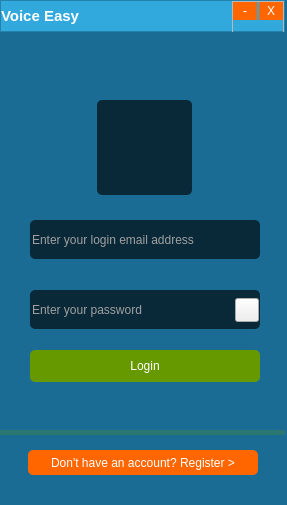
<?xml version="1.0" encoding="UTF-8"?>
<ui version="4.0">
 <class>Qpid::LoginDialog</class>
 <widget class="QDialog" name="Qpid::LoginDialog">
  <property name="geometry">
   <rect>
    <x>0</x>
    <y>0</y>
    <width>287</width>
    <height>505</height>
   </rect>
  </property>
  <property name="minimumSize">
   <size>
    <width>287</width>
    <height>505</height>
   </size>
  </property>
  <property name="maximumSize">
   <size>
    <width>287</width>
    <height>505</height>
   </size>
  </property>
  <property name="cursor">
   <cursorShape>ArrowCursor</cursorShape>
  </property>
  <property name="windowTitle">
   <string>QpidPhone Login</string>
  </property>
  <property name="windowOpacity">
   <double>1.000000000000000</double>
  </property>
  <property name="styleSheet">
   <string notr="true">#frameCaption {
	background: rgb(49,169,221);
}

QDialog {
	background: rgb(26,108,149);
}

#labelLogo {
	background: rgb(9,41,57);
	border-radius: 5px;
}

QLineEdit {
	background: rgb(9,41,57);
	border-radius: 5px;
	color: rgb(160,160,160);
}

QPushButton {
	color: rgb(255,255,255);
}

#pushButtonLogin {
	border-radius: 5px;
	background: rgb(102,153,0);
}

#pushButtonLogin:pressed {
	border-radius: 5px;
	background: rgb(100,140,0);
}

#pushButtonCreate {
	border-radius: 5px;
	background: rgb(255,102,0);
}

#pushButtonCreate:pressed {
	border-radius: 5px;
	background: rgb(200,90,0);
}

#pushButtonMinimize {
	border-radius: 0px;
	background: rgb(255,102,0);
}

#pushButtonMinimize:pressed {
	border-radius: 0px;
	background: rgb(200,90,0);
}

#pushButtonClose {
	border-radius: 0px;
	background: rgb(255,102,0);
}

#pushButtonClose:pressed {
	border-radius: 0px;
	background: rgb(200,90,0);
}

#labelSplitter {
	background: rgb(42,118,113);
}

#labelTitle {
	color: rgb(255,255,255);
	font-size: 15px;
	font-weight: bold;
}

#lineEditPassword {
	padding-right: 24px;
}

#pushButtonForget {
	border-image: url(:/images/ui/forget_pwd.png);
}

#pushButtonForget:pressed {
	position: relative;
	top: 2px; left: 2px; /* shift the arrow by 2 px */
}</string>
  </property>
  <widget class="QLabel" name="labelLogo">
   <property name="geometry">
    <rect>
     <x>97</x>
     <y>100</y>
     <width>95</width>
     <height>95</height>
    </rect>
   </property>
   <property name="minimumSize">
    <size>
     <width>95</width>
     <height>95</height>
    </size>
   </property>
   <property name="maximumSize">
    <size>
     <width>95</width>
     <height>95</height>
    </size>
   </property>
   <property name="text">
    <string/>
   </property>
  </widget>
  <widget class="Qpid::SmartEdit" name="lineEditAccount">
   <property name="geometry">
    <rect>
     <x>30</x>
     <y>220</y>
     <width>230</width>
     <height>39</height>
    </rect>
   </property>
   <property name="minimumSize">
    <size>
     <width>230</width>
     <height>39</height>
    </size>
   </property>
   <property name="maximumSize">
    <size>
     <width>230</width>
     <height>39</height>
    </size>
   </property>
   <property name="inputMask">
    <string/>
   </property>
   <property name="text">
    <string>Enter your login email address</string>
   </property>
   <property name="alignment">
    <set>Qt::AlignLeading|Qt::AlignLeft|Qt::AlignVCenter</set>
   </property>
  </widget>
  <widget class="Qpid::SmartEdit" name="lineEditPassword">
   <property name="geometry">
    <rect>
     <x>30</x>
     <y>290</y>
     <width>230</width>
     <height>39</height>
    </rect>
   </property>
   <property name="minimumSize">
    <size>
     <width>230</width>
     <height>39</height>
    </size>
   </property>
   <property name="maximumSize">
    <size>
     <width>230</width>
     <height>39</height>
    </size>
   </property>
   <property name="inputMask">
    <string/>
   </property>
   <property name="text">
    <string>Enter your password</string>
   </property>
   <property name="echoMode">
    <enum>QLineEdit::Normal</enum>
   </property>
   <property name="alignment">
    <set>Qt::AlignLeading|Qt::AlignLeft|Qt::AlignVCenter</set>
   </property>
  </widget>
  <widget class="QPushButton" name="pushButtonLogin">
   <property name="geometry">
    <rect>
     <x>30</x>
     <y>350</y>
     <width>230</width>
     <height>32</height>
    </rect>
   </property>
   <property name="minimumSize">
    <size>
     <width>230</width>
     <height>32</height>
    </size>
   </property>
   <property name="maximumSize">
    <size>
     <width>230</width>
     <height>32</height>
    </size>
   </property>
   <property name="text">
    <string>Login</string>
   </property>
   <property name="default">
    <bool>true</bool>
   </property>
  </widget>
  <widget class="QPushButton" name="pushButtonCreate">
   <property name="geometry">
    <rect>
     <x>28</x>
     <y>450</y>
     <width>230</width>
     <height>25</height>
    </rect>
   </property>
   <property name="minimumSize">
    <size>
     <width>230</width>
     <height>25</height>
    </size>
   </property>
   <property name="maximumSize">
    <size>
     <width>230</width>
     <height>25</height>
    </size>
   </property>
   <property name="text">
    <string>Don't have an account? Register &gt;</string>
   </property>
  </widget>
  <widget class="QLabel" name="labelSplitter">
   <property name="geometry">
    <rect>
     <x>0</x>
     <y>430</y>
     <width>285</width>
     <height>5</height>
    </rect>
   </property>
   <property name="minimumSize">
    <size>
     <width>285</width>
     <height>5</height>
    </size>
   </property>
   <property name="maximumSize">
    <size>
     <width>285</width>
     <height>5</height>
    </size>
   </property>
   <property name="text">
    <string/>
   </property>
  </widget>
  <widget class="QFrame" name="frameCaption">
   <property name="geometry">
    <rect>
     <x>0</x>
     <y>0</y>
     <width>285</width>
     <height>32</height>
    </rect>
   </property>
   <property name="minimumSize">
    <size>
     <width>285</width>
     <height>32</height>
    </size>
   </property>
   <property name="maximumSize">
    <size>
     <width>16777215</width>
     <height>32</height>
    </size>
   </property>
   <property name="frameShape">
    <enum>QFrame::StyledPanel</enum>
   </property>
   <property name="frameShadow">
    <enum>QFrame::Raised</enum>
   </property>
   <layout class="QHBoxLayout" name="horizontalLayout_2">
    <property name="spacing">
     <number>0</number>
    </property>
    <property name="margin">
     <number>0</number>
    </property>
    <item>
     <widget class="QLabel" name="labelTitle">
      <property name="text">
       <string>Voice Easy</string>
      </property>
     </widget>
    </item>
    <item>
     <spacer name="horizontalSpacer">
      <property name="orientation">
       <enum>Qt::Horizontal</enum>
      </property>
      <property name="sizeHint" stdset="0">
       <size>
        <width>68</width>
        <height>20</height>
       </size>
      </property>
     </spacer>
    </item>
    <item>
     <widget class="QFrame" name="sysPanelContainer">
      <property name="minimumSize">
       <size>
        <width>0</width>
        <height>32</height>
       </size>
      </property>
      <property name="frameShape">
       <enum>QFrame::StyledPanel</enum>
      </property>
      <property name="frameShadow">
       <enum>QFrame::Raised</enum>
      </property>
      <layout class="QVBoxLayout" name="verticalLayout">
       <property name="spacing">
        <number>0</number>
       </property>
       <property name="margin">
        <number>0</number>
       </property>
       <item>
        <widget class="QWidget" name="sysPanel" native="true">
         <layout class="QHBoxLayout" name="horizontalLayout">
          <property name="spacing">
           <number>2</number>
          </property>
          <property name="margin">
           <number>0</number>
          </property>
          <item>
           <widget class="QPushButton" name="pushButtonMinimize">
            <property name="minimumSize">
             <size>
              <width>24</width>
              <height>18</height>
             </size>
            </property>
            <property name="maximumSize">
             <size>
              <width>24</width>
              <height>18</height>
             </size>
            </property>
            <property name="text">
             <string>-</string>
            </property>
           </widget>
          </item>
          <item>
           <widget class="QPushButton" name="pushButtonClose">
            <property name="minimumSize">
             <size>
              <width>24</width>
              <height>18</height>
             </size>
            </property>
            <property name="maximumSize">
             <size>
              <width>24</width>
              <height>18</height>
             </size>
            </property>
            <property name="text">
             <string>X</string>
            </property>
           </widget>
          </item>
         </layout>
        </widget>
       </item>
       <item>
        <spacer name="verticalSpacer">
         <property name="orientation">
          <enum>Qt::Vertical</enum>
         </property>
         <property name="sizeHint" stdset="0">
          <size>
           <width>20</width>
           <height>9</height>
          </size>
         </property>
        </spacer>
       </item>
      </layout>
     </widget>
    </item>
   </layout>
  </widget>
  <widget class="QPushButton" name="pushButtonForget">
   <property name="geometry">
    <rect>
     <x>235</x>
     <y>298</y>
     <width>24</width>
     <height>24</height>
    </rect>
   </property>
   <property name="minimumSize">
    <size>
     <width>24</width>
     <height>24</height>
    </size>
   </property>
   <property name="maximumSize">
    <size>
     <width>24</width>
     <height>24</height>
    </size>
   </property>
   <property name="cursor">
    <cursorShape>PointingHandCursor</cursorShape>
   </property>
   <property name="text">
    <string/>
   </property>
  </widget>
 </widget>
 <customwidgets>
  <customwidget>
   <class>Qpid::SmartEdit</class>
   <extends>QLineEdit</extends>
   <header>smartedit.h</header>
  </customwidget>
 </customwidgets>
 <tabstops>
  <tabstop>pushButtonLogin</tabstop>
  <tabstop>lineEditAccount</tabstop>
  <tabstop>lineEditPassword</tabstop>
  <tabstop>pushButtonClose</tabstop>
  <tabstop>pushButtonCreate</tabstop>
  <tabstop>pushButtonMinimize</tabstop>
  <tabstop>pushButtonForget</tabstop>
 </tabstops>
 <resources>
  <include location="phone.qrc"/>
 </resources>
 <connections>
  <connection>
   <sender>pushButtonClose</sender>
   <signal>clicked()</signal>
   <receiver>Qpid::LoginDialog</receiver>
   <slot>reject()</slot>
   <hints>
    <hint type="sourcelabel">
     <x>271</x>
     <y>10</y>
    </hint>
    <hint type="destinationlabel">
     <x>142</x>
     <y>214</y>
    </hint>
   </hints>
  </connection>
  <connection>
   <sender>pushButtonMinimize</sender>
   <signal>clicked()</signal>
   <receiver>Qpid::LoginDialog</receiver>
   <slot>showMinimized()</slot>
   <hints>
    <hint type="sourcelabel">
     <x>246</x>
     <y>10</y>
    </hint>
    <hint type="destinationlabel">
     <x>142</x>
     <y>214</y>
    </hint>
   </hints>
  </connection>
 </connections>
 <slots>
  <signal>loginStarted()</signal>
  <signal>loginSucceeded()</signal>
  <signal>loginFailed()</signal>
  <slot>login()</slot>
 </slots>
</ui>
